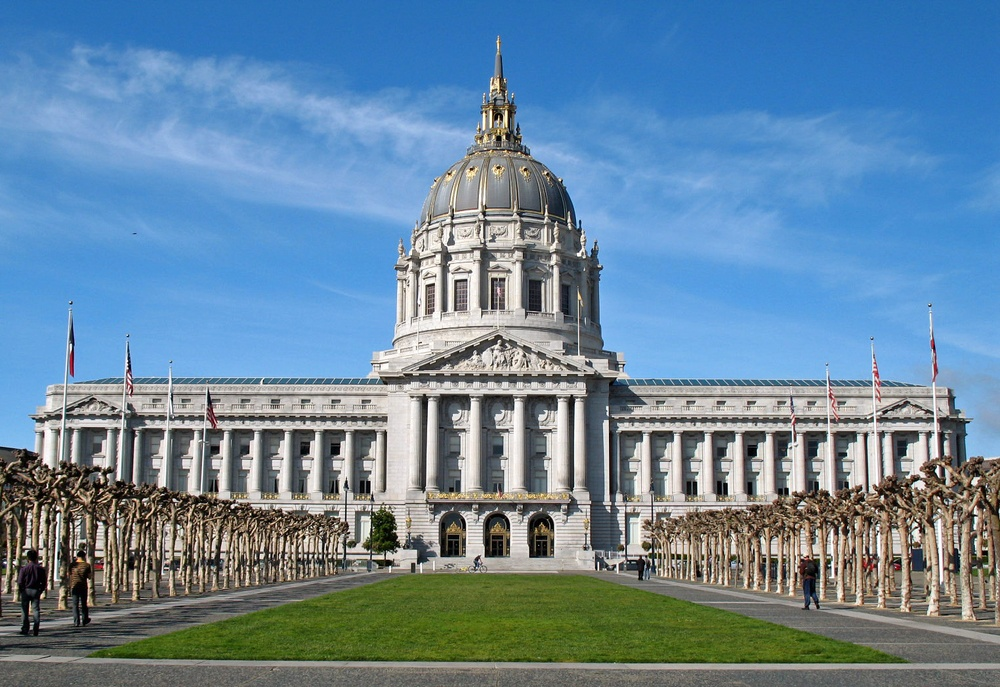
#> input picture PyImageSearch/Histograms/cityhall.jpg, 1000 x 687 px, shrunk from 1524 x 1047 before the run
$ python grayscalehistograms.py --image cityhall.jpg
#> lines starting #> are read from the running program, lines starting #| are printed output that depends on the picture
import cv2
import numpy as np
import argparse
import matplotlib.pyplot as plt

ap = argparse.ArgumentParser()
ap.add_argument("-i", "--image", required = True, help = "path to the image")
args = vars(ap.parse_args())
image = cv2.imread(args["image"])
#> image is the input picture: shape (687, 1000, 3); mean B, G, R 158.6, 135, 104.5
image = cv2.cvtColor(image, cv2.COLOR_BGR2GRAY)
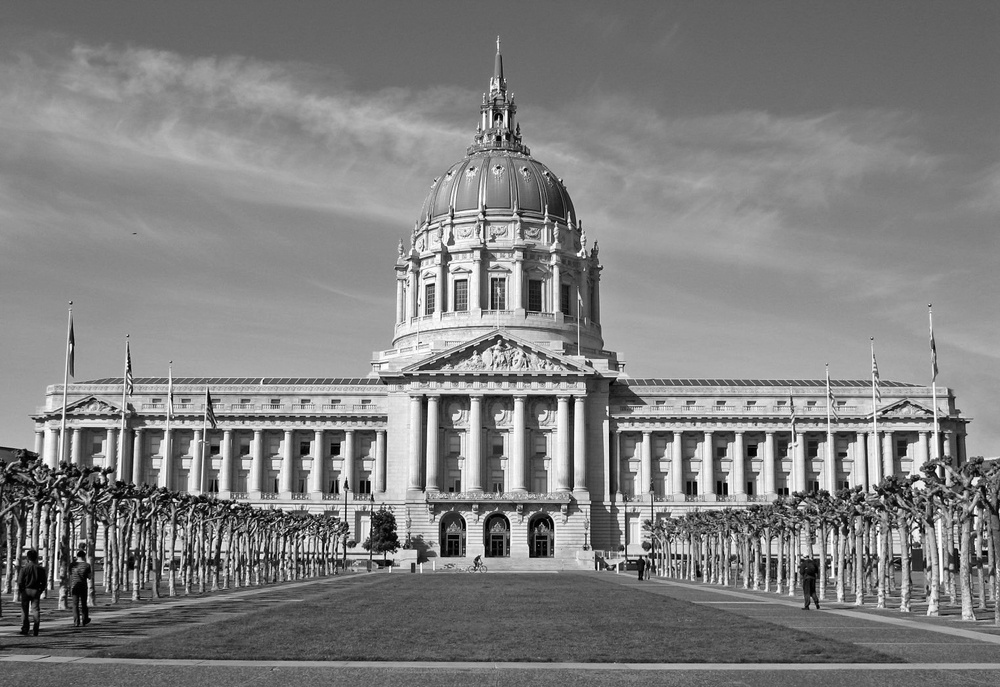
#> image: shape (687, 1000); min 0, max 255, mean 128.6
cv2.imshow("Original", image)
hist = cv2.calcHist([image], [0], None, [256], [0, 256])
#> hist = 256 values, max 12014 at index 100, min 92 at index 255, mean 2683.6
plt.figure()
plt.title("Grayscale Histogram")
plt.xlabel("Bins")
plt.ylabel("# of bins")
plt.xlim([0, 256])
plt.show()
cv2.waitKey(0)
